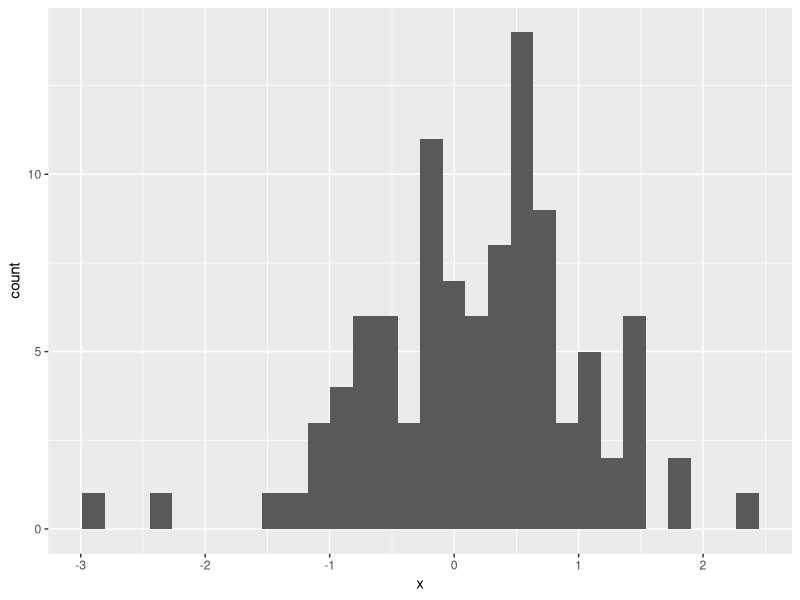

The R source for this figure:
## ---- chunk 1
library(ggplot2)

df <- data.frame(x = rnorm(100))
ggplot(df, aes(x = x)) +
  geom_histogram()
